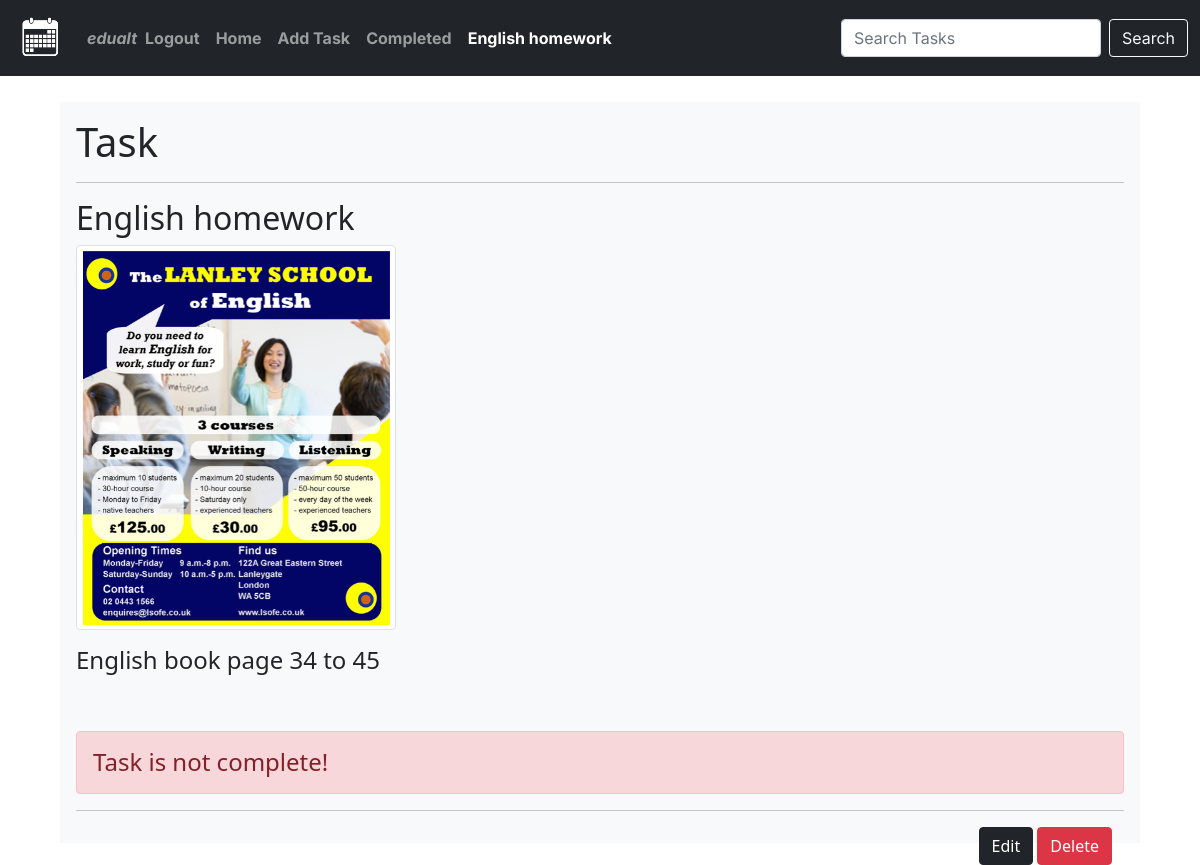
The page /task/64/ (signed in) on the database its author committed.
### base/models.py (models this page shows, shortened)
class Task(models.Model):
    user = models.ForeignKey(User, on_delete=models.CASCADE, null=True, blank=True)
    title = models.CharField(max_length=50)
    description = models.TextField(null=True, blank=True)
    image = models.ImageField(upload_to="myimage", null=True, blank=True)
    complete = models.BooleanField(default=False)
    created = models.DateTimeField(auto_now_add=True)
    class Meta:
        ordering = ['complete']

### base/views.py (the view)
# urls.py: path('task/<int:pk>/', TaskDetail.as_view(), name='task'),#Specified task
class TaskDetail(LoginRequiredMixin, DetailView):
    model = Task
    context_object_name = 'task'
    template_name = 'base/task_detail.html'

### base/templates/base/task_detail.html
{%extends 'base/main.html' %}
{% block content %}
<div class="container">
    <div class="" style="margin-top:10px">
        <div class="rounded">
            <div class="p-3 bg-light form-group">
                <h1>Task</h1>
                <hr>
                <h2>{{task.title}}</h2>
                {% if task.image %}
                    <img src="{{ task.image.url }}" class="img-thumbnail col-4" style="width: 20rem;">
                {%else%}
                    <img src="/static/images/homework.jpg" class="img-thumbnail col-4" style="width: 20rem;">
                {%endif%}
                <br>
                <div class="pt-3">
                <h4 >{{ task.description }}</h4>
                </div>
                <br>
                <br>
                {% if task.complete %}
                    <h4 class="alert alert-success">Task is complete!</h4>
                {% else %}
                    <h4 class="alert alert-danger">Task is not complete!</h4>
                {% endif %}
                <hr>
                <div class="container">
                        <div class="form-group float-end">
                            <td><a class="btn btn-dark" href="{% url 'task-update' task.id %}">Edit</a></td>
                            <td><a class="btn btn-danger" href="{% url 'task-delete' task.id %}">Delete</a></td>
                        </div>
                </div>
            </div>
        </div>
    </div>
</div>
{% endblock content %}

### base/templates/base/main.html (shortened to what this page needs)
{% load static %}
<!DOCTYPE html>
<html lang="en">
<head>
    <link rel="stylesheet" href="{% static 'main.css' %}">
    <link rel="stylesheet" href='{% static "bootstrap.min.css" %}'>
</head>
<body>
    {% if request.user.is_authenticated %}
    <nav class="navbar navbar-expand-sm navbar-dark bg-dark">
        <div class="container-fluid">
            <a class="navbar-brand" href="{% url 'tasks' %}">
                <img src="{% static 'images/logo.png' %}" alt="">
            </a>
            <div class="collapse navbar-collapse" id="navbarSupportedContent" style="font-weight:700; font-family: 'Inter', sans-serif; width:100%;">
                <ul class="navbar-nav me-auto mb-2 mb-lg-0">
                    {% if request.user.is_authenticated %}
                        <span class="navbar-text"> <i> {{request.user}} </i></span>
                        <li class="nav-item"><a class="nav-link" href="{% url 'logout' %}">Logout</a></li>
                    {% else %}
                        <a href="{% url 'login' %}">Login</a>
                    {% endif %}
                    <li class="nav-item"><a class="nav-link {% if request.path == '/' %}active{% endif %}" href="{% url 'tasks' %}">Home</a></li>
                    <li class="nav-item"><a class="nav-link {% if request.path == '/task-create/' %}active{% endif %}" href="{% url 'task-create' %}">Add Task</a></li>
                    <li class="nav-item"><a class="nav-link {% if request.path == '/completed/' %}active{% endif %}" href="{% url 'completed-tasks' %}">Completed</a></li>
                    {% if '/task/' or '/task-update/' in request.path %}
                        <li class="nav-item"><a class="nav-link active" href="">{{task.title}}</a></li>
                    {% endif %}
                </ul>
                <form class="d-flex" method="GET" >
                    <input class="form-control me-2" type="text" name="search-area" placeholder="Search Tasks" value="{{ search_input|default_if_none:'' }}">
                    <button type="submit" class="btn btn-outline-light" value="Search">Search</button>
                </form>
            </div>
        </div>
    </nav>
    {% endif %}
    <div class="container-fluid py-3 px-5">
        {% block content %}
        {% endblock content %}
    </div>
</body>
</html>

### rows shown on the page
Task: title "English homework", image (picture), description "English book page 34 to 45"

### other values the page prints
{{ request.user }} "edualt"
